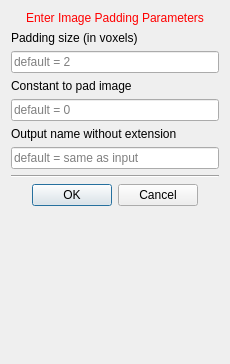
<?xml version="1.0" encoding="UTF-8"?>
<ui version="4.0">
 <class>QmitkCemrgAppImagePadding</class>
 <widget class="QWidget" name="QmitkCemrgAppImagePadding">
  <property name="geometry">
   <rect>
    <x>0</x>
    <y>0</y>
    <width>230</width>
    <height>364</height>
   </rect>
  </property>
  <property name="sizePolicy">
   <sizepolicy hsizetype="Preferred" vsizetype="Minimum">
    <horstretch>0</horstretch>
    <verstretch>0</verstretch>
   </sizepolicy>
  </property>
  <property name="minimumSize">
   <size>
    <width>230</width>
    <height>364</height>
   </size>
  </property>
  <property name="maximumSize">
   <size>
    <width>230</width>
    <height>364</height>
   </size>
  </property>
  <property name="windowTitle">
   <string>Set Values</string>
  </property>
  <layout class="QVBoxLayout" name="verticalLayout">
   <item>
    <widget class="QLabel" name="titleLabel">
     <property name="styleSheet">
      <string notr="true">QLabel { color: rgb(255, 0, 0) }</string>
     </property>
     <property name="text">
      <string>Enter Image Padding Parameters</string>
     </property>
     <property name="alignment">
      <set>Qt::AlignCenter</set>
     </property>
    </widget>
   </item>
   <item>
    <widget class="QLabel" name="label_1">
     <property name="text">
      <string>Padding size (in voxels)</string>
     </property>
    </widget>
   </item>
   <item>
    <widget class="QLineEdit" name="lineEdit_1">
     <property name="placeholderText">
      <string>default = 2</string>
     </property>
    </widget>
   </item>
   <item>
    <widget class="QLabel" name="label_2">
     <property name="text">
      <string>Constant to pad image </string>
     </property>
    </widget>
   </item>
   <item>
    <widget class="QLineEdit" name="lineEdit_2">
     <property name="placeholderText">
      <string>default = 0</string>
     </property>
    </widget>
   </item>
   <item>
    <widget class="QLabel" name="label">
     <property name="text">
      <string>Output name without extension</string>
     </property>
    </widget>
   </item>
   <item>
    <widget class="QLineEdit" name="lineEdit_3">
     <property name="placeholderText">
      <string>default = same as input</string>
     </property>
    </widget>
   </item>
   <item>
    <widget class="Line" name="line_2">
     <property name="orientation">
      <enum>Qt::Horizontal</enum>
     </property>
    </widget>
   </item>
   <item>
    <widget class="QDialogButtonBox" name="buttonBox">
     <property name="enabled">
      <bool>true</bool>
     </property>
     <property name="orientation">
      <enum>Qt::Horizontal</enum>
     </property>
     <property name="standardButtons">
      <set>QDialogButtonBox::Cancel|QDialogButtonBox::Ok</set>
     </property>
     <property name="centerButtons">
      <bool>true</bool>
     </property>
    </widget>
   </item>
   <item>
    <spacer name="spacer">
     <property name="orientation">
      <enum>Qt::Vertical</enum>
     </property>
     <property name="sizeType">
      <enum>QSizePolicy::Expanding</enum>
     </property>
     <property name="sizeHint" stdset="0">
      <size>
       <width>20</width>
       <height>0</height>
      </size>
     </property>
    </spacer>
   </item>
  </layout>
 </widget>
 <layoutdefault spacing="6" margin="11"/>
 <resources/>
 <connections/>
</ui>
